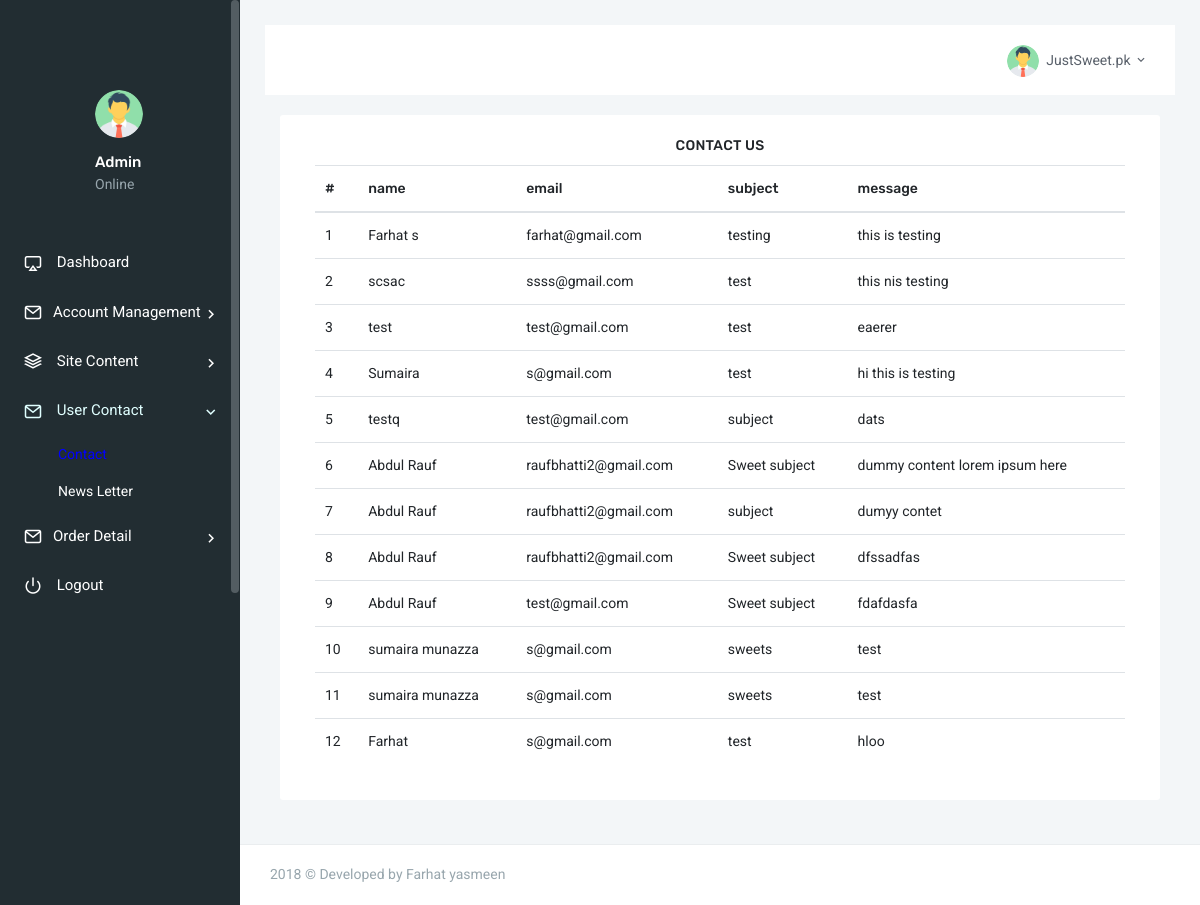
Page /admin/contact.php on the committed database.
### tables this page shows
CREATE TABLE `contact` (
  `id` int(10) NOT NULL,
  `name` varchar(30) NOT NULL,
  `email` varchar(200) NOT NULL,
  `subject` varchar(255) NOT NULL,
  `message` varchar(400) NOT NULL
);

### admin/contact.php (the view, shortened to what this page needs)
<?php
    include("lib/DBConn.php");
?>
<!DOCTYPE html>
<html>
    <head>
        <link href="assets/css/bootstrap.min.css" rel="stylesheet" type="text/css" />
        <link href="assets/css/icons.css" rel="stylesheet" type="text/css" />
        <link href="assets/css/metismenu.min.css" rel="stylesheet" type="text/css" />
        <link href="assets/css/style.css" rel="stylesheet" type="text/css" />
    </head>
    <body>
        <div id="wrapper">
           <?php
           include("sidebar.php");
           ?>
        </div>
            <div class="content-page">
               <?php
               include("topbar.php");
               ?>
                <div class="content">
                    <div class="container-fluid">
                        <div class="row">
                            <div class="col-lg-12">
                                <div class="card-box">
                                    <div class="container">
                                        <center>
                                            <h4 class="m-t-0 header-title">Contact Us</h4>
                                        </center>
                                            <table class="table table-hover">
                                                <thead>
                                                    <tr>
                                                        <th>#</th>
                                                        <th>name</th>
                                                        <th>email</th>
                                                        <th>subject</th>
                                                        <th>message</th>
                                                    </tr>
                                                </thead>
                                                <tbody>
                                        <?php
                                            $query = "Select * From contact";
                                            $result = mysqli_query($conn,$query);
                                            if ($result->num_rows > 0) {
                                            while($row = mysqli_fetch_array($result))
                                                {
                                        ?>
                                                    <tr>
                                                        <td><?php echo $row['id']; ?></td>
                                                        <td><?php echo $row['name']; ?></td>
                                                        <td><?php echo $row['email']; ?></td>
                                                        <td><?php echo $row['subject']; ?></td>
                                                        <td><?php echo $row['message']; ?></td>
                                                    </tr>
                                                    <?php
                                                         }
                                                            }
                                                            else
                                                            {
                                                                echo "No Result Found";
                                                                  }
                                                    ?>
                                                </tbody>
                                            </table>
                                        </div>
                                    </div>
                                </div>
                            </div>
                        </div>
                     </div>
                </div>
            </div>
        <?php include("footer.php");?>
    </body>
</html>

### rows in the picture
contact: id "1", name "Farhat s", email "farhat@gmail.com", subject "testing", message "this is testing"
contact: id "2", name "scsac", email "ssss@gmail.com", subject "test", message "this nis testing"
contact: id "3", name "test", email "test@gmail.com", subject "test", message "eaerer"
contact: id "4", name "Sumaira", email "s@gmail.com", subject "test", message "hi this is testing"
contact: id "5", name "testq", email "test@gmail.com", subject "subject", message "dats"
contact: id "6", name "Abdul Rauf", email "raufbhatti2@gmail.com", subject "Sweet subject", message "dummy content lorem ipsum here"
contact: id "7", name "Abdul Rauf", email "raufbhatti2@gmail.com", subject "subject", message "dumyy contet"
contact: id "8", name "Abdul Rauf", email "raufbhatti2@gmail.com", subject "Sweet subject", message "dfssadfas"
contact: id "9", name "Abdul Rauf", email "test@gmail.com", subject "Sweet subject", message "fdafdasfa"
contact: id "10", name "sumaira munazza", email "s@gmail.com", subject "sweets", message "test"
contact: id "11", name "sumaira munazza", email "s@gmail.com", subject "sweets", message "test"
contact: id "12", name "Farhat", email "s@gmail.com", subject "test", message "hloo"

### other values in the picture
SiteTitle "JustSweet.pk"
DeveloperName "Farhat yasmeen"
